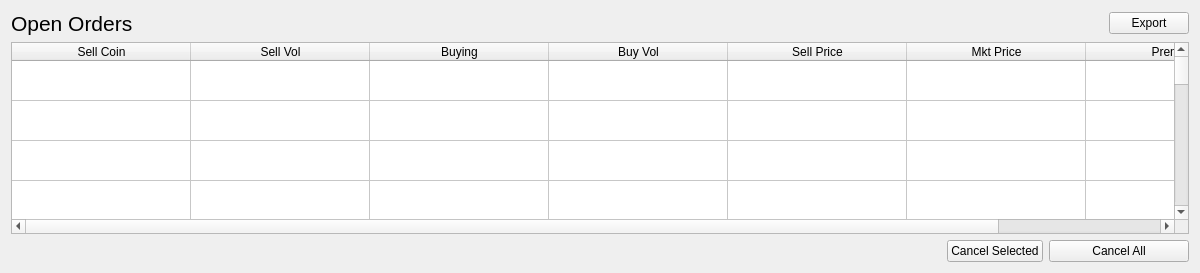
  <widget class="QWidget" name="tab_myorders">
   <attribute name="title">
    <string>My Orders</string>
   </attribute>
   <layout class="QGridLayout" name="gridLayout_6">
    <item row="0" column="0">
     <widget class="QLabel" name="label_2">
      <property name="sizePolicy">
       <sizepolicy hsizetype="Fixed" vsizetype="Preferred">
        <horstretch>0</horstretch>
        <verstretch>0</verstretch>
       </sizepolicy>
      </property>
      <property name="text">
       <string>&lt;html&gt;&lt;head/&gt;&lt;body&gt;&lt;p&gt;&lt;span style=&quot; font-size:16pt;&quot;&gt;Open Orders&lt;/span&gt;&lt;/p&gt;&lt;/body&gt;&lt;/html&gt;</string>
      </property>
     </widget>
    </item>
    <item row="0" column="1" colspan="3">
     <widget class="QFrame" name="frame_8">
      <property name="frameShape">
       <enum>QFrame::NoFrame</enum>
      </property>
      <property name="frameShadow">
       <enum>QFrame::Raised</enum>
      </property>
     </widget>
    </item>
    <item row="0" column="4">
     <widget class="QPushButton" name="pushButton_5">
      <property name="sizePolicy">
       <sizepolicy hsizetype="Fixed" vsizetype="Fixed">
        <horstretch>0</horstretch>
        <verstretch>0</verstretch>
       </sizepolicy>
      </property>
      <property name="font">
       <font>
        <pointsize>9</pointsize>
       </font>
      </property>
      <property name="text">
       <string>Export</string>
      </property>
     </widget>
    </item>
    <item row="1" column="0" colspan="5">
     <widget class="QTableWidget" name="tableWidget_2">
      <property name="editTriggers">
       <set>QAbstractItemView::NoEditTriggers</set>
      </property>
      <property name="showDropIndicator" stdset="0">
       <bool>false</bool>
      </property>
      <property name="dragDropOverwriteMode">
       <bool>false</bool>
      </property>
      <property name="rowCount">
       <number>16</number>
      </property>
      <property name="columnCount">
       <number>7</number>
      </property>
      <attribute name="horizontalHeaderCascadingSectionResizes">
       <bool>true</bool>
      </attribute>
      <attribute name="horizontalHeaderDefaultSectionSize">
       <number>179</number>
      </attribute>
      <attribute name="horizontalHeaderShowSortIndicator" stdset="0">
       <bool>true</bool>
      </attribute>
      <attribute name="horizontalHeaderStretchLastSection">
       <bool>true</bool>
      </attribute>
      <attribute name="verticalHeaderVisible">
       <bool>false</bool>
      </attribute>
      <attribute name="verticalHeaderDefaultSectionSize">
       <number>40</number>
      </attribute>
      <attribute name="verticalHeaderHighlightSections">
       <bool>true</bool>
      </attribute>
      <attribute name="verticalHeaderMinimumSectionSize">
       <number>40</number>
      </attribute>
      <row/>
      <row/>
      <row/>
      <row/>
      <row/>
      <row/>
      <row/>
      <row/>
      <row/>
      <row/>
      <row/>
      <row/>
      <row/>
      <row/>
      <row/>
      <row/>
      <column>
       <property name="text">
        <string>Sell Coin</string>
       </property>
      </column>
      <column>
       <property name="text">
        <string>Sell Vol</string>
       </property>
      </column>
      <column>
       <property name="text">
        <string>Buying</string>
       </property>
      </column>
      <column>
       <property name="text">
        <string>Buy Vol</string>
       </property>
      </column>
      <column>
       <property name="text">
        <string>Sell Price</string>
       </property>
      </column>
      <column>
       <property name="text">
        <string>Mkt Price</string>
       </property>
      </column>
      <column>
       <property name="text">
        <string>Premium</string>
       </property>
      </column>
     </widget>
    </item>
    <item row="2" column="0" colspan="2">
     <widget class="QFrame" name="frame_10">
      <property name="minimumSize">
       <size>
        <width>930</width>
        <height>0</height>
       </size>
      </property>
      <property name="frameShape">
       <enum>QFrame::NoFrame</enum>
      </property>
      <property name="frameShadow">
       <enum>QFrame::Raised</enum>
      </property>
     </widget>
    </item>
    <item row="2" column="2">
     <widget class="QPushButton" name="pushButton_8">
      <property name="sizePolicy">
       <sizepolicy hsizetype="Fixed" vsizetype="Fixed">
        <horstretch>0</horstretch>
        <verstretch>0</verstretch>
       </sizepolicy>
      </property>
      <property name="font">
       <font>
        <pointsize>9</pointsize>
       </font>
      </property>
      <property name="text">
       <string>Cancel Selected</string>
      </property>
     </widget>
    </item>
    <item row="2" column="3" colspan="2">
     <widget class="QPushButton" name="pushButton_7">
      <property name="sizePolicy">
       <sizepolicy hsizetype="Fixed" vsizetype="Fixed">
        <horstretch>0</horstretch>
        <verstretch>0</verstretch>
       </sizepolicy>
      </property>
      <property name="minimumSize">
       <size>
        <width>140</width>
        <height>0</height>
       </size>
      </property>
      <property name="font">
       <font>
        <pointsize>9</pointsize>
       </font>
      </property>
      <property name="text">
       <string>Cancel All</string>
      </property>
     </widget>
    </item>
   </layout>
  </widget>
